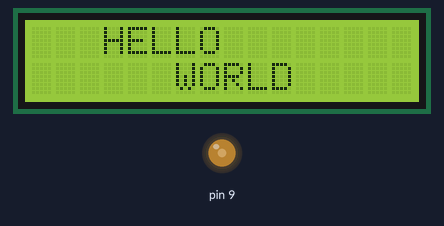
Bench run of a sketch on a simulated Arduino Uno, built with avr-gcc and run on an emulated ATmega328P. Shown: 16×2 character LCD, output pins drawn as LEDs (lit = HIGH).

Above: at 0.61 s.
At 10.28 s:
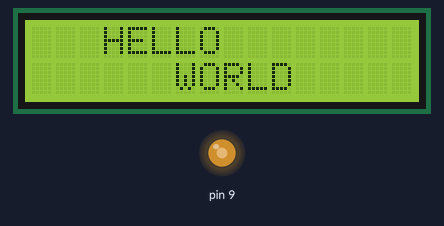
At 20.06 s:
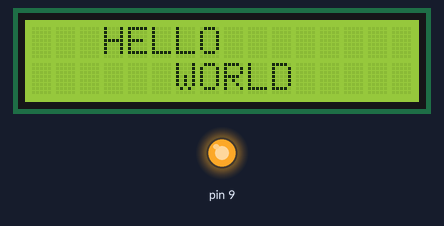
At 39.81 s:
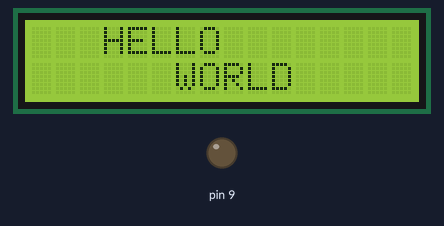
Timing chart, 0 to 40.0 s (numbered marks = the images above):
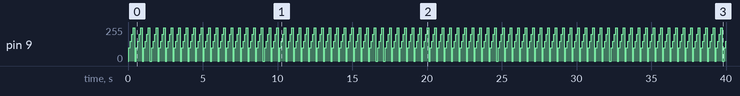

The sketch:

pwm_signals.ino
```cpp
//////////////////////////////////////////////////////////////////////////////////////////////////////////////
// Description
//
// Converting an existing analog circuit to digital circuit, controlling the current range
// thorugh digital means nand incorporating various other features
//
// 17th June 2022
//
//////////////////////////////////////////////////////////////////////////////////////////////////////////////

// include the library code:


#include <LiquidCrystal.h>                                                    // initialize the library by associating any needed LCD interface pin

const int rs = 12, en = 11, d4 = 5, d5 = 4, d6 = 3, d7 = 2;                   // with the arduino pin number it is connected to

LiquidCrystal lcd(rs, en, d4, d5, d6, d7);

void setup() {                                                                // set up the LCD's number of columns and rows:

lcd.begin(16, 2);

}

void loop() {
 analogWrite(9,100);                                                          // Laser diode connected to pin A9
 delay(100);
 analogWrite(9,150);
 delay(100);
 analogWrite(9,200);
 delay(100);
 analogWrite(9,250);
 delay(100);
 analogWrite(9,0);
 delay(100);

                                                                              // LCD Message
lcd.print("   HELLO       ");
lcd.setCursor(0,1);                                                           // Set the cursor for the second line( the second 1 after comma sets the cursor at the 2 or lower line).
lcd.print("      WORLD  ");

}
```

Measured:
- by itself, pin 9: repeats every 0.50 s: 150/255 0.10 s, 200/255 0.10 s, 250/255 0.10 s, 0/255 0.10 s, 100/255 0.10 s
